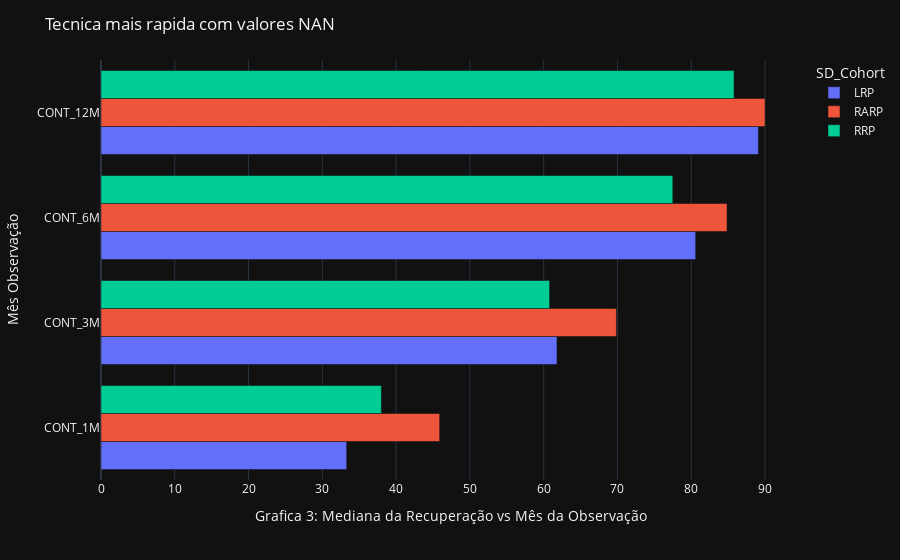

The notebook cell saved with this chart:
### Markdown cell above
# Tecnica mais rapida com valores NAN

### Code cell
pd.options.plotting.backend = "plotly"

df = df_csv.copy()
df = df[["SD_Cohort", 'CONT_1M', 'CONT_3M', 'CONT_6M', 'CONT_12M']].reset_index(drop=True)
df["CONT_1M"][df.loc[df["CONT_1M"] == 'na'].index[0]] = np.nan
df["CONT_1M"][df.loc[df["CONT_1M"] == "33..3"].index[0]] = 33.3
df["CONT_1M"] = pd.to_numeric(df["CONT_1M"])
# df[['CONT_1M', 'CONT_3M', 'CONT_6M', 'CONT_12M']] = df[['CONT_1M', 'CONT_3M', 'CONT_6M', 'CONT_12M']].fillna(0)

df2 = df#.dropna()#.groupby(["SD_Cohort"]).median()
df2

a = pd.concat([df2.loc[df2["SD_Cohort"]=="LRP"].groupby("SD_Cohort").median(),
               df2.loc[df2["SD_Cohort"]=="RARP"].groupby("SD_Cohort").median(),
               df2.loc[df2["SD_Cohort"]=="RRP"].groupby("SD_Cohort").median()], axis=0)
               
#.set_index("SD_Cohort")
fig = a.T.plot.barh()

fig.update_layout(
    title = "Tecnica mais rapida com valores NAN",
    dragmode="zoom",
    hovermode="x",
    barmode = "group",
    # legend = dict(traceorder="reversed"),
    template = "plotly_dark",
)

fig.update_yaxes(title = "Mês Observação")
fig.update_xaxes(title_text="Grafica 3: Mediana da Recuperação vs Mês da Observação")
fig.show()
# plotly.io.write_image(fig, "mas_rapida_com_nan.jpg", format="jpg", width=1080, height=540)
fig.write_html(f"Grafico3.html")

### Figure 1 — Plotly figure (JSON) as saved in the notebook; plotly's stock layout.template omitted (floating-point values rounded to 4 significant figures)
{"data": [{"alignmentgroup": "True", "hovertemplate": "SD_Cohort=LRP<br>value=%{x}<br>index=%{y}<extra></extra>", "legendgroup": "LRP", "marker": {"color": "#636efa", "pattern": {"shape": ""}}, "name": "LRP", "offsetgroup": "LRP", "orientation": "h", "showlegend": true, "textposition": "auto", "type": "bar", "x": [33.3, 61.8, 80.6, 89.1], "xaxis": "x", "y": ["CONT_1M", "CONT_3M", "CONT_6M", "CONT_12M"], "yaxis": "y"}, {"alignmentgroup": "True", "hovertemplate": "SD_Cohort=RARP<br>value=%{x}<br>index=%{y}<extra></extra>", "legendgroup": "RARP", "marker": {"color": "#EF553B", "pattern": {"shape": ""}}, "name": "RARP", "offsetgroup": "RARP", "orientation": "h", "showlegend": true, "textposition": "auto", "type": "bar", "x": [45.9, 69.85, 84.85, 90], "xaxis": "x", "y": ["CONT_1M", "CONT_3M", "CONT_6M", "CONT_12M"], "yaxis": "y"}, {"alignmentgroup": "True", "hovertemplate": "SD_Cohort=RRP<br>value=%{x}<br>index=%{y}<extra></extra>", "legendgroup": "RRP", "marker": {"color": "#00cc96", "pattern": {"shape": ""}}, "name": "RRP", "offsetgroup": "RRP", "orientation": "h", "showlegend": true, "textposition": "auto", "type": "bar", "x": [38, 60.8, 77.5, 85.8], "xaxis": "x", "y": ["CONT_1M", "CONT_3M", "CONT_6M", "CONT_12M"], "yaxis": "y"}], "layout": {"barmode": "group", "dragmode": "zoom", "hovermode": "x", "legend": {"title": {"text": "SD_Cohort"}, "tracegroupgap": 0}, "margin": {"t": 60}, "title": {"text": "Tecnica mais rapida com valores NAN"}, "xaxis": {"anchor": "y", "domain": [0, 1], "title": {"text": "Grafica 3: Mediana da Recuperação vs Mês da Observação"}}, "yaxis": {"anchor": "x", "domain": [0, 1], "title": {"text": "Mês Observação"}}}}
